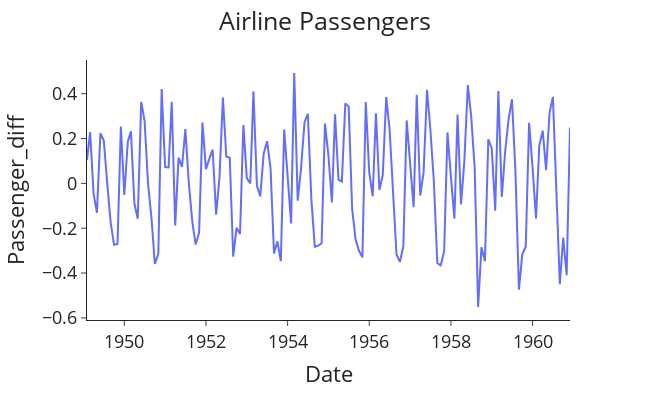

The notebook cell this image was saved under:
### Code cell
# Import packages
from scipy.stats import boxcox

# Make the data stationary
data['Passengers_Boxcox'], lam = boxcox(data['#Passengers'])
data["Passenger_diff"] = data["Passengers_Boxcox"].diff()
data.dropna(inplace=True)

# Plot the stationary passenger data
plot_passenger_volumes(df=data, y='Passenger_diff')

### Figure 1 — Plotly figure (JSON) as saved in the notebook; plotly's stock layout.template omitted (floating-point values rounded to 4 significant figures; data arrays with more than 128 entries replaced by an {"elided": "..."} marker saying what was removed)
{"data": [{"hovertemplate": "Date=%{x}<br>Passenger_diff=%{y}<extra></extra>", "legendgroup": "", "line": {"color": "#636efa", "dash": "solid"}, "marker": {"symbol": "circle"}, "mode": "lines", "name": "", "orientation": "v", "showlegend": false, "type": "scatter", "x": {"elided": "143 str values"}, "xaxis": "x", "y": {"elided": "143 float values"}, "yaxis": "y"}], "layout": {"font": {"size": 18}, "height": 400, "legend": {"tracegroupgap": 0}, "margin": {"t": 60}, "title": {"text": "Airline Passengers", "x": 0.5}, "width": 650, "xaxis": {"anchor": "y", "domain": [0, 1], "title": {"text": "Date"}}, "yaxis": {"anchor": "x", "domain": [0, 1], "title": {"text": "Passenger_diff"}}}}
